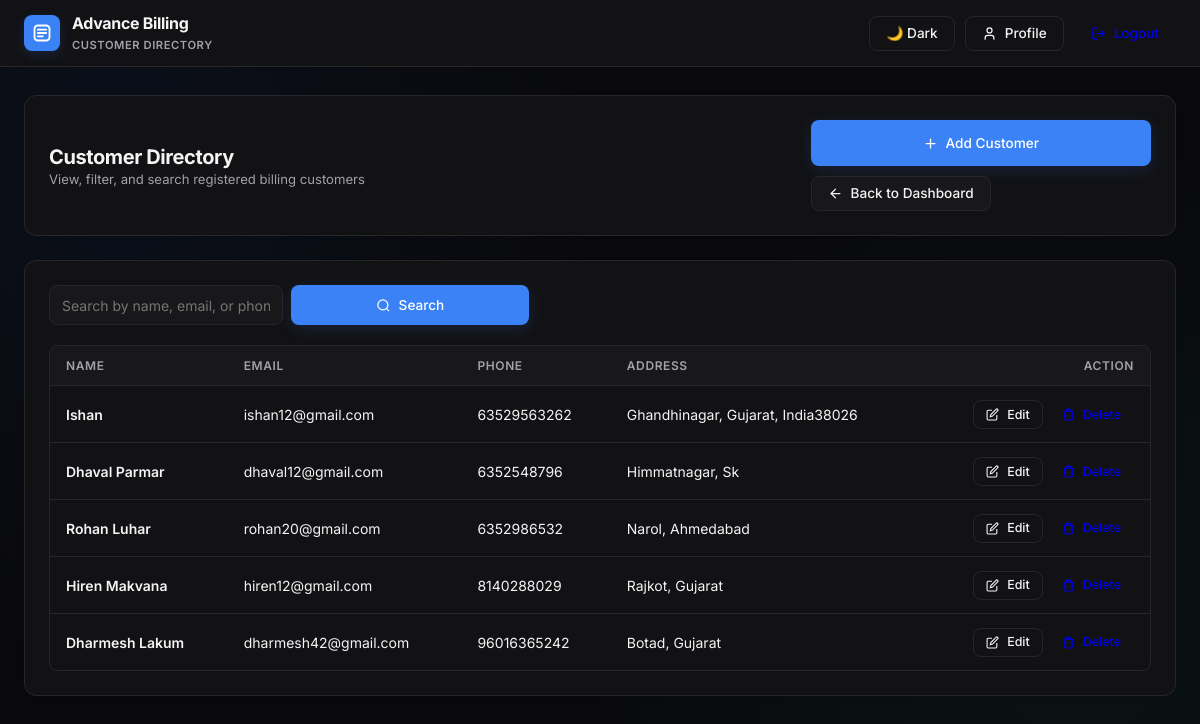
The app's page /customer-list/ (signed in) with its own data.
### billing/models.py (models this page shows, shortened)
class Customer(models.Model):
    name = models.CharField(max_length=100)
    email = models.EmailField(blank=True, null=True)
    phone = models.CharField(max_length=20)
    address = models.TextField(blank=True, null=True)
    created_at = models.DateTimeField(auto_now_add=True)

### billing/views.py (the view)
# urls.py: path('customer-list/', views.customer_list, name='customer_list'),
def customer_list(request):
    try:
        user_id = request.session.get('user_id')
        if not user_id:
            return redirect('distributor_login')
        user = User.objects.get(id=user_id, usertype='distributor')
        search = request.GET.get('search', '').strip()
        if search:
            customers = Customer.objects.filter(
                Q(name__icontains=search) | Q(email__icontains=search) | Q(phone__icontains=search)
            )
        else:
            customers = Customer.objects.all()
        return render(request, 'billing/customer-list.html', {
            'user': user,
            'profile': user,
            'customers': customers,
            'search': search
        })
    except User.DoesNotExist:
        messages.error(request, "Access restricted to Distributors only..!")
        return redirect('distributor_login')
    except Exception:
        return redirect('distributor_login')

### billing/templates/billing/customer-list.html (shortened to what this page needs)
{% load static %}
<!DOCTYPE html>
<html lang="en">
<head>
    <link rel="stylesheet" href="{% static 'assets/css/styles.css' %}?v=2">
</head>
<body class="theme-distributor">
    <header class="top-navbar">
        <div class="nav-inner">
            <a href="{% url 'distributor_dashboard' %}" class="brand-container">
                <div class="brand-icon">
                    <svg width="20" height="20" viewBox="0 0 24 24" fill="none" stroke="currentColor" stroke-width="2.2" stroke-linecap="round" stroke-linejoin="round">
                        <rect x="3" y="3" width="18" height="18" rx="4" />
                        <path d="M7 8h10" />
                        <path d="M7 12h10" />
                        <path d="M7 16h6" />
                    </svg>
                </div>
                <div class="brand-titles">
                    <h1>Advance Billing</h1>
                    <span>Customer Directory</span>
                </div>
            </a>
            <div class="nav-actions">
                <button type="button" id="theme-toggle-btn" class="btn-shadcn btn-outline" onclick="App.toggleTheme()">
                </button>
                <a href="{% url 'distributor_profile' %}" class="btn-shadcn btn-outline">
                    <svg width="15" height="15" viewBox="0 0 24 24" fill="none" stroke="currentColor" stroke-width="2" stroke-linecap="round" stroke-linejoin="round">
                        <path d="M19 21v-2a4 4 0 0 0-4-4H9a4 4 0 0 0-4 4v2"/>
                        <circle cx="12" cy="7" r="4"/>
                    </svg>
                    <span>Profile</span>
                </a>
                <a href="{% url 'logout' %}" class="btn-shadcn btn-destructive">
                    <svg width="15" height="15" viewBox="0 0 24 24" fill="none" stroke="currentColor" stroke-width="2" stroke-linecap="round" stroke-linejoin="round">
                        <path d="M9 21H5a2 2 0 0 1-2-2V5a2 2 0 0 1 2-2h4"/>
                        <polyline points="16 17 21 12 16 7"/>
                        <line x1="21" y1="12" x2="9" y2="12"/>
                    </svg>
                    <span>Logout</span>
                </a>
            </div>
        </div>
    </header>
    <main class="main-container">
        <div class="shadcn-card">
            <div class="header-banner">
                <div class="title-meta">
                    <h2>Customer Directory</h2>
                    <p>View, filter, and search registered billing customers</p>
                </div>
                <div class="header-buttons">
                    <a href="{% url 'add_customer' %}" class="btn-shadcn btn-primary">
                        <svg width="15" height="15" viewBox="0 0 24 24" fill="none" stroke="currentColor" stroke-width="2" stroke-linecap="round" stroke-linejoin="round">
                            <line x1="12" y1="5" x2="12" y2="19"/>
                            <line x1="5" y1="12" x2="19" y2="12"/>
                        </svg>
                        <span>Add Customer</span>
                    </a>
                    <a href="{% url 'distributor_dashboard' %}" class="btn-shadcn btn-secondary">
                        <svg width="15" height="15" viewBox="0 0 24 24" fill="none" stroke="currentColor" stroke-width="2" stroke-linecap="round" stroke-linejoin="round">
                            <line x1="19" y1="12" x2="5" y2="12"/>
                            <polyline points="12 19 5 12 12 5"/>
                        </svg>
                        <span>Back to Dashboard</span>
                    </a>
                </div>
            </div>
        </div>
        <div class="shadcn-card">
            <div class="search-row">
                <form method="GET" action="{% url 'customer_list' %}" class="search-form">
                    <input type="text" name="search" value="{{ search }}" placeholder="Search by name, email, or phone..." class="form-input">
                    <button type="submit" class="btn-shadcn btn-primary" style="height: 40px;">
                        <svg width="15" height="15" viewBox="0 0 24 24" fill="none" stroke="currentColor" stroke-width="2"><circle cx="11" cy="11" r="8"/><line x1="21" y1="21" x2="16.65" y2="16.65"/></svg>
                        <span>Search</span>
                    </button>
                </form>
            </div>
            <div class="table-wrap">
                <table class="shadcn-table">
                    <thead>
                        <tr>
                            <th>Name</th>
                            <th>Email</th>
                            <th>Phone</th>
                            <th>Address</th>
                            <th style="text-align: right;">Action</th>
                        </tr>
                    </thead>
                    <tbody>
                        {% for customer in customers %}
                        <tr>
                            <td style="font-weight: 600;">{{ customer.name }}</td>
                            <td>{{ customer.email|default:"-" }}</td>
                            <td>{{ customer.phone }}</td>
                            <td>{{ customer.address|default:"-" }}</td>
                            <td style="text-align: right;">
                                <div style="display: inline-flex; align-items: center; gap: 6px;">
                                    <a href="{% url 'edit_customer' customer.id %}" class="btn-shadcn btn-outline" style="padding: 0.35rem 0.75rem; font-size: 0.78rem;">
                                        <svg width="13" height="13" viewBox="0 0 24 24" fill="none" stroke="currentColor" stroke-width="2"><path d="M11 4H4a2 2 0 0 0-2 2v14a2 2 0 0 0 2 2h14a2 2 0 0 0 2-2v-7"/><path d="M18.5 2.5a2.121 2.121 0 0 1 3 3L12 15l-4 1 1-4 9.5-9.5z"/></svg>
                                        <span>Edit</span>
                                    </a>
                                    <a href="{% url 'delete_customer' customer.id %}" onclick="return confirm('Are you sure you want to delete this customer?');" class="btn-shadcn btn-destructive" style="padding: 0.35rem 0.75rem; font-size: 0.78rem;">
                                        <svg width="13" height="13" viewBox="0 0 24 24" fill="none" stroke="currentColor" stroke-width="2"><polyline points="3 6 5 6 21 6"/><path d="M19 6v14a2 2 0 0 1-2 2H7a2 2 0 0 1-2-2V6m3 0V4a2 2 0 0 1 2-2h4a2 2 0 0 1 2 2v2"/><line x1="10" y1="11" x2="10" y2="17"/><line x1="14" y1="11" x2="14" y2="17"/></svg>
                                        <span>Delete</span>
                                    </a>
                                </div>
                            </td>
                        </tr>
                        {% empty %}
                        <tr>
                            <td colspan="5" class="no-data">No customer found.</td>
                        </tr>
                        {% endfor %}
                    </tbody>
                </table>
            </div>
        </div>
    </main>
</body>
</html>

### billing/static/assets/css/styles.css (style rules this page uses)
:root { --bg-main: #09090b; --card-bg: #121215; --card-elevated: #18181b; --border: #27272a; --border-hover: #3f3f46; --text-primary: #f4f4f5; --text-muted: #a1a1aa; --text-dim: #71717a; --dist-primary: #3b82f6; --dist-hover: #2563eb; --dist-glow: rgba(59, 130, 246, 0.2); --dist-accent: #0ea5e9; --admin-primary: #10b981; --admin-hover: #059669; --admin-glow: rgba(16, 185, 129, 0.2); --admin-accent: #34d399; --primary: var(--dist-primary); --primary-hover: var(--dist-hover); --primary-glow: var(--dist-glow); --accent: var(--dist-accent); --font-head: 'Inter', -apple-system, BlinkMacSystemFont, sans-serif; --font-body: 'Inter', -apple-system, BlinkMacSystemFont, sans-serif; --radius-sm: 6px; --radius-md: 8px; --radius-lg: 12px; --transition: all 0.15s cubic-bezier(0.4, 0, 0.2, 1); }
body.mode-distributor, body.theme-distributor { --primary: var(--dist-primary); --primary-hover: var(--dist-hover); --primary-glow: var(--dist-glow); --accent: var(--dist-accent); }
* { margin: 0; padding: 0; box-sizing: border-box; font-family: var(--font-body); }
body { background-color: var(--bg-main); color: var(--text-primary); min-height: 100vh; display: flex; flex-direction: column; position: relative; transition: background-color 0.3s ease, color 0.3s ease; background-image: radial-gradient(circle at 10% 20%, rgba(37, 99, 235, 0.07) 0%, transparent 40%), radial-gradient(circle at 90% 80%, rgba(16, 185, 129, 0.06) 0%, transparent 40%); }
.btn-primary { width: 100%; height: 46px; background: var(--primary); color: #fff; border: none; border-radius: var(--radius-md); font-size: 0.9rem; font-weight: 700; cursor: pointer; box-shadow: 0 4px 15px var(--primary-glow); transition: var(--transition); }
.brand-icon { width: 42px; height: 42px; background: linear-gradient(135deg, var(--primary), var(--accent)); border-radius: var(--radius-md); display: flex; align-items: center; justify-content: center; font-family: var(--font-head); font-weight: 800; font-size: 1.1rem; color: #fff; box-shadow: 0 4px 14px var(--primary-glow); }

### records on screen
Customer: name "Ishan", email "ishan12@gmail.com", phone "63529563262", address "Ghandhinagar, Gujarat, India38026"
Customer: name "Dhaval Parmar", email "dhaval12@gmail.com", phone "6352548796", address "Himmatnagar, Sk"
Customer: name "Rohan Luhar", email "rohan20@gmail.com", phone "6352986532", address "Narol, Ahmedabad"
Customer: name "Hiren Makvana", email "hiren12@gmail.com", phone "8140288029", address "Rajkot, Gujarat"
Customer: name "Dharmesh Lakum", email "dharmesh42@gmail.com", phone "96016365242", address "Botad, Gujarat"
